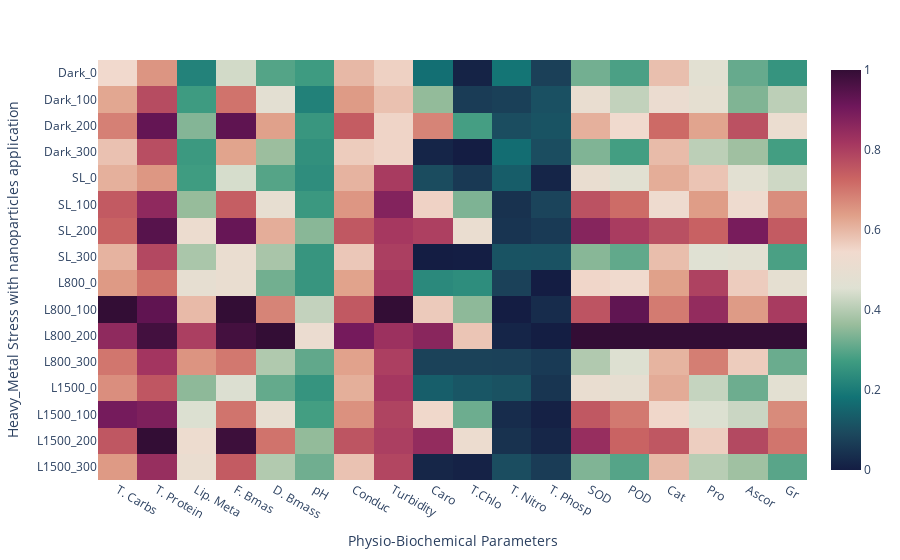

Source (notebook cell):
### Code cell
# Set the variables as the x-axis and the first column as the y-axis
x = data.columns[2:20]
y = data.iloc[:, 1]

# Convert DataFrame to matrix
data_matrix = data.iloc[:, 2:20].values

# Normalize the data_matrix
scaler = MinMaxScaler()
data_matrix_normalized = scaler.fit_transform(data_matrix)

# Create the heatmap using plotly.express
fig = px.imshow(data_matrix_normalized, x=x, y=y, labels={'x':'Physio-Biochemical Parameters', 'y':'Heavy_Metal Stress with nanoparticles application'}, color_continuous_scale='curl', aspect='auto')

# Show the heatmap
fig.show()


# # Save the heatmap as JPEG
pio.write_image(fig, "heatmapM2.jpg", format="jpeg", scale=1, width=12000, height=5000)

# # Save the heatmap as PNG
# pio.write_image(fig, "heatmap.png", format="png", scale=1, width=600, height=400)

### Figure 1 — Plotly figure (JSON) as saved in the notebook; plotly's stock layout.template omitted (floating-point values rounded to 4 significant figures; data arrays with more than 128 entries replaced by an {"elided": "..."} marker saying what was removed)
{"data": [{"coloraxis": "coloraxis", "hovertemplate": "Physio-Biochemical Parameters: %{x}<br>Heavy_Metal Stress with nanoparticles application: %{y}<br>color: %{z}<extra></extra>", "name": "0", "type": "heatmap", "x": ["T. Carbs", "T. Protein", "Lip. Meta", "F. Bmas", "D. Bmass", "pH", "Conduc", "Turbidity", "Caro", "T.Chlo", "T. Nitro", "T. Phosp", "SOD", "POD", "Cat", "Pro", "Ascor", "Gr"], "xaxis": "x", "y": ["Dark_0", "Dark_100", "Dark_200", "Dark_300", "SL_0", "SL_100", "SL_200", "SL_300", "L800_0", "L800_100", "L800_200", "L800_300", "L1500_0", "L1500_100", "L1500_200", "L1500_300", "Dark_0", "Dark_100", "Dark_200", "Dark_300", "SL_0", "SL_100", "SL_200", "SL_300", "L800_0", "L800_100", "L800_200", "L800_300", "L1500_0", "L1500_100", "L1500_200", "L1500_300", "Dark_0", "Dark_100", "Dark_200", "Dark_300", "SL_0", "SL_100", "SL_200", "SL_300", "L800_0", "L800_100", "L800_200", "L800_300", "L1500_0", "L1500_100", "L1500_200", "L1500_300", "Dark_0", "Dark_100", "Dark_200", "Dark_300", "SL_0", "SL_100", "SL_200", "SL_300", "L800_0", "L800_100", "L800_200", "L800_300", "L1500_0", "L1500_100", "L1500_200", "L1500_300"], "yaxis": "y", "z": {"elided": "64x18 float values"}}], "layout": {"coloraxis": {"colorscale": [[0, "rgb(20, 29, 67)"], [0.09091, "rgb(28, 72, 93)"], [0.1818, "rgb(18, 115, 117)"], [0.2727, "rgb(63, 156, 129)"], [0.3636, "rgb(153, 189, 156)"], [0.4545, "rgb(223, 225, 211)"], [0.5455, "rgb(241, 218, 206)"], [0.6364, "rgb(224, 160, 137)"], [0.7273, "rgb(203, 101, 99)"], [0.8182, "rgb(164, 54, 96)"], [0.9091, "rgb(111, 23, 91)"], [1, "rgb(51, 13, 53)"]]}, "margin": {"t": 60}, "xaxis": {"anchor": "y", "domain": [0, 1], "title": {"text": "Physio-Biochemical Parameters"}}, "yaxis": {"anchor": "x", "autorange": "reversed", "domain": [0, 1], "title": {"text": "Heavy_Metal Stress with nanoparticles application"}}}}
